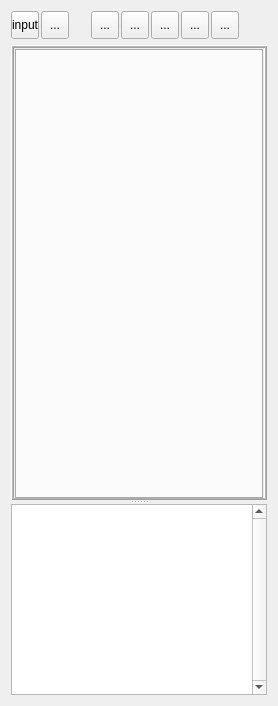
  <widget class="QWidget" name="centralwidget">
   <layout class="QVBoxLayout" name="verticalLayout_2">
    <item>
     <widget class="QFrame" name="frame">
      <property name="minimumSize">
       <size>
        <width>0</width>
        <height>28</height>
       </size>
      </property>
      <property name="maximumSize">
       <size>
        <width>16777215</width>
        <height>28</height>
       </size>
      </property>
      <property name="frameShape">
       <enum>QFrame::NoFrame</enum>
      </property>
      <property name="frameShadow">
       <enum>QFrame::Raised</enum>
      </property>
      <widget class="QToolButton" name="btnInput">
       <property name="geometry">
        <rect>
         <x>0</x>
         <y>0</y>
         <width>28</width>
         <height>28</height>
        </rect>
       </property>
       <property name="focusPolicy">
        <enum>Qt::NoFocus</enum>
       </property>
       <property name="layoutDirection">
        <enum>Qt::LeftToRight</enum>
       </property>
       <property name="text">
        <string>input</string>
       </property>
       <property name="icon">
        <iconset resource="ResourceFiles/icons.qrc">
         <normaloff>:/newPrefix/images/input.png</normaloff>:/newPrefix/images/input.png</iconset>
       </property>
       <property name="iconSize">
        <size>
         <width>18</width>
         <height>18</height>
        </size>
       </property>
      </widget>
      <widget class="QToolButton" name="btnOutput">
       <property name="geometry">
        <rect>
         <x>30</x>
         <y>0</y>
         <width>28</width>
         <height>28</height>
        </rect>
       </property>
       <property name="focusPolicy">
        <enum>Qt::NoFocus</enum>
       </property>
       <property name="text">
        <string>...</string>
       </property>
       <property name="icon">
        <iconset resource="ResourceFiles/icons.qrc">
         <normaloff>:/newPrefix/images/output.png</normaloff>:/newPrefix/images/output.png</iconset>
       </property>
       <property name="iconSize">
        <size>
         <width>18</width>
         <height>18</height>
        </size>
       </property>
      </widget>
      <widget class="QToolButton" name="btnZmOut">
       <property name="geometry">
        <rect>
         <x>80</x>
         <y>0</y>
         <width>28</width>
         <height>28</height>
        </rect>
       </property>
       <property name="focusPolicy">
        <enum>Qt::NoFocus</enum>
       </property>
       <property name="toolTip">
        <string>Zoom In</string>
       </property>
       <property name="text">
        <string>...</string>
       </property>
       <property name="icon">
        <iconset resource="ResourceFiles/icons.qrc">
         <normaloff>:/newPrefix/images/zoom_in_01.png</normaloff>:/newPrefix/images/zoom_in_01.png</iconset>
       </property>
       <property name="iconSize">
        <size>
         <width>18</width>
         <height>18</height>
        </size>
       </property>
      </widget>
      <widget class="QToolButton" name="btnZmIn">
       <property name="geometry">
        <rect>
         <x>110</x>
         <y>0</y>
         <width>28</width>
         <height>28</height>
        </rect>
       </property>
       <property name="focusPolicy">
        <enum>Qt::NoFocus</enum>
       </property>
       <property name="toolTip">
        <string>Zoom Out</string>
       </property>
       <property name="text">
        <string>...</string>
       </property>
       <property name="icon">
        <iconset resource="ResourceFiles/icons.qrc">
         <normaloff>:/newPrefix/images/zoom_out_01.png</normaloff>:/newPrefix/images/zoom_out_01.png</iconset>
       </property>
       <property name="iconSize">
        <size>
         <width>18</width>
         <height>18</height>
        </size>
       </property>
      </widget>
      <widget class="QToolButton" name="btnSvgSave">
       <property name="geometry">
        <rect>
         <x>200</x>
         <y>0</y>
         <width>28</width>
         <height>28</height>
        </rect>
       </property>
       <property name="focusPolicy">
        <enum>Qt::NoFocus</enum>
       </property>
       <property name="toolTip">
        <string>Save 3D Images</string>
       </property>
       <property name="text">
        <string>...</string>
       </property>
       <property name="icon">
        <iconset resource="ResourceFiles/icons.qrc">
         <normaloff>:/newPrefix/images/save.png</normaloff>:/newPrefix/images/save.png</iconset>
       </property>
       <property name="iconSize">
        <size>
         <width>18</width>
         <height>18</height>
        </size>
       </property>
      </widget>
      <widget class="QToolButton" name="btnTotatAcw">
       <property name="geometry">
        <rect>
         <x>140</x>
         <y>0</y>
         <width>28</width>
         <height>28</height>
        </rect>
       </property>
       <property name="focusPolicy">
        <enum>Qt::NoFocus</enum>
       </property>
       <property name="toolTip">
        <string>Rotate Left</string>
       </property>
       <property name="text">
        <string>...</string>
       </property>
       <property name="icon">
        <iconset resource="ResourceFiles/icons.qrc">
         <normaloff>:/newPrefix/images/rotate-ccw.png</normaloff>:/newPrefix/images/rotate-ccw.png</iconset>
       </property>
       <property name="iconSize">
        <size>
         <width>22</width>
         <height>22</height>
        </size>
       </property>
      </widget>
      <widget class="QToolButton" name="btnRotatCw">
       <property name="geometry">
        <rect>
         <x>170</x>
         <y>0</y>
         <width>28</width>
         <height>28</height>
        </rect>
       </property>
       <property name="focusPolicy">
        <enum>Qt::NoFocus</enum>
       </property>
       <property name="toolTip">
        <string>Rotate Right</string>
       </property>
       <property name="text">
        <string>...</string>
       </property>
       <property name="icon">
        <iconset resource="ResourceFiles/icons.qrc">
         <normaloff>:/newPrefix/images/rotate-cw.png</normaloff>:/newPrefix/images/rotate-cw.png</iconset>
       </property>
       <property name="iconSize">
        <size>
         <width>25</width>
         <height>25</height>
        </size>
       </property>
      </widget>
      <widget class="QToolButton" name="btn3D">
       <property name="geometry">
        <rect>
         <x>300</x>
         <y>0</y>
         <width>28</width>
         <height>28</height>
        </rect>
       </property>
       <property name="font">
        <font>
         <family>Droid Serif</family>
         <pointsize>11</pointsize>
         <weight>75</weight>
         <italic>true</italic>
         <bold>true</bold>
         <underline>false</underline>
         <strikeout>false</strikeout>
        </font>
       </property>
       <property name="focusPolicy">
        <enum>Qt::NoFocus</enum>
       </property>
       <property name="toolTip">
        <string>3D Model</string>
       </property>
       <property name="text">
        <string>3D</string>
       </property>
       <property name="autoRaise">
        <bool>false</bool>
       </property>
       <property name="arrowType">
        <enum>Qt::NoArrow</enum>
       </property>
      </widget>
      <widget class="QCheckBox" name="chkBxBeam">
       <property name="geometry">
        <rect>
         <x>340</x>
         <y>0</y>
         <width>71</width>
         <height>29</height>
        </rect>
       </property>
       <property name="font">
        <font>
         <pointsize>10</pointsize>
         <weight>75</weight>
         <bold>true</bold>
        </font>
       </property>
       <property name="focusPolicy">
        <enum>Qt::NoFocus</enum>
       </property>
       <property name="text">
        <string>Beam</string>
       </property>
      </widget>
      <widget class="QCheckBox" name="chkBxCol">
       <property name="geometry">
        <rect>
         <x>420</x>
         <y>0</y>
         <width>91</width>
         <height>29</height>
        </rect>
       </property>
       <property name="font">
        <font>
         <pointsize>10</pointsize>
         <weight>75</weight>
         <bold>true</bold>
        </font>
       </property>
       <property name="focusPolicy">
        <enum>Qt::NoFocus</enum>
       </property>
       <property name="text">
        <string>Column</string>
       </property>
      </widget>
      <widget class="QCheckBox" name="chkBxFinplate">
       <property name="geometry">
        <rect>
         <x>510</x>
         <y>0</y>
         <width>92</width>
         <height>29</height>
        </rect>
       </property>
       <property name="font">
        <font>
         <pointsize>10</pointsize>
         <weight>75</weight>
         <bold>true</bold>
        </font>
       </property>
       <property name="focusPolicy">
        <enum>Qt::NoFocus</enum>
       </property>
       <property name="text">
        <string>Finplate</string>
       </property>
      </widget>
      <widget class="QToolButton" name="btn_2D">
       <property name="geometry">
        <rect>
         <x>270</x>
         <y>0</y>
         <width>28</width>
         <height>28</height>
        </rect>
       </property>
       <property name="font">
        <font>
         <family>Droid Serif</family>
         <pointsize>11</pointsize>
         <weight>75</weight>
         <italic>true</italic>
         <bold>true</bold>
        </font>
       </property>
       <property name="focusPolicy">
        <enum>Qt::NoFocus</enum>
       </property>
       <property name="toolTip">
        <string>2D-Drawings</string>
       </property>
       <property name="text">
        <string>2D</string>
       </property>
       <property name="iconSize">
        <size>
         <width>22</width>
         <height>23</height>
        </size>
       </property>
       <property name="checkable">
        <bool>false</bool>
       </property>
      </widget>
     </widget>
    </item>
    <item>
     <widget class="QSplitter" name="splitter">
      <property name="orientation">
       <enum>Qt::Vertical</enum>
      </property>
      <widget class="QFrame" name="frame_2">
       <property name="minimumSize">
        <size>
         <width>0</width>
         <height>100</height>
        </size>
       </property>
       <property name="frameShape">
        <enum>QFrame::Box</enum>
       </property>
       <property name="frameShadow">
        <enum>QFrame::Raised</enum>
       </property>
       <property name="lineWidth">
        <number>1</number>
       </property>
       <property name="midLineWidth">
        <number>1</number>
       </property>
       <layout class="QVBoxLayout" name="verticalLayout">
        <property name="margin">
         <number>1</number>
        </property>
        <item>
         <widget class="QTabWidget" name="mytabWidget">
          <property name="minimumSize">
           <size>
            <width>0</width>
            <height>450</height>
           </size>
          </property>
          <property name="font">
           <font>
            <pointsize>8</pointsize>
            <weight>75</weight>
            <italic>true</italic>
            <bold>true</bold>
           </font>
          </property>
          <property name="focusPolicy">
           <enum>Qt::NoFocus</enum>
          </property>
          <property name="styleSheet">
           <string notr="true">QTabBar::tab { height: 75px; width: 1px;  }</string>
          </property>
          <property name="tabPosition">
           <enum>QTabWidget::West</enum>
          </property>
          <property name="currentIndex">
           <number>-1</number>
          </property>
         </widget>
        </item>
       </layout>
      </widget>
      <widget class="QTextEdit" name="textEdit">
       <property name="minimumSize">
        <size>
         <width>0</width>
         <height>125</height>
        </size>
       </property>
       <property name="maximumSize">
        <size>
         <width>16777215</width>
         <height>16777215</height>
        </size>
       </property>
       <property name="verticalScrollBarPolicy">
        <enum>Qt::ScrollBarAlwaysOn</enum>
       </property>
       <property name="overwriteMode">
        <bool>true</bool>
       </property>
      </widget>
     </widget>
    </item>
   </layout>
  </widget>
